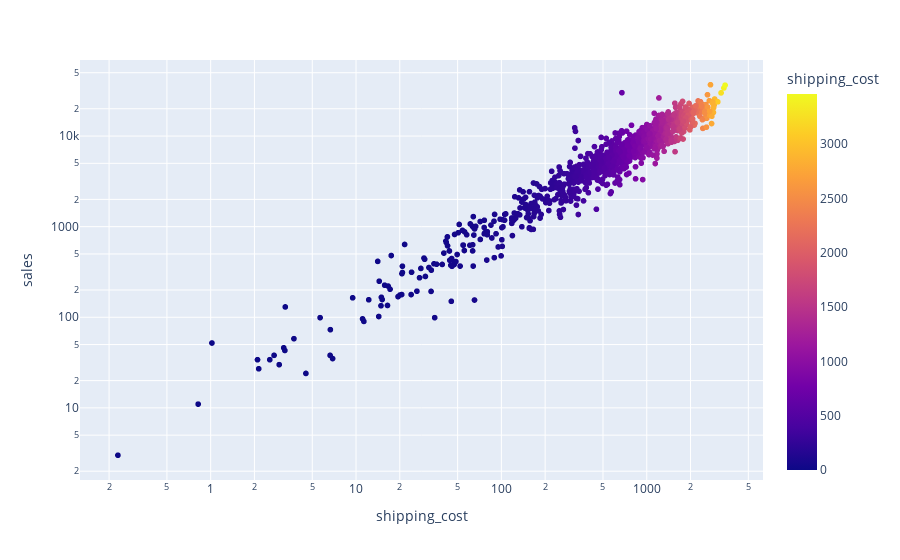

Notebook cell for this chart:
### Code cell
fig = px.scatter(linear_df, x=linear_df[best_feature], y=linear_df['sales'], color=linear_df[best_feature])
fig.update_layout(xaxis_type='log', yaxis_type='log')

### Figure 1 — Plotly figure (JSON) as saved in the notebook; plotly's stock layout.template omitted (floating-point values rounded to 4 significant figures; data arrays with more than 128 entries replaced by an {"elided": "..."} marker saying what was removed)
{"data": [{"hovertemplate": "shipping_cost=%{marker.color}<br>sales=%{y}<extra></extra>", "legendgroup": "", "marker": {"color": {"elided": "1069 float values"}, "coloraxis": "coloraxis", "symbol": "circle"}, "mode": "markers", "name": "", "showlegend": false, "type": "scattergl", "x": {"elided": "1069 float values"}, "xaxis": "x", "y": {"elided": "1069 int values"}, "yaxis": "y"}], "layout": {"coloraxis": {"colorbar": {"title": {"text": "shipping_cost"}}, "colorscale": [[0, "#0d0887"], [0.1111, "#46039f"], [0.2222, "#7201a8"], [0.3333, "#9c179e"], [0.4444, "#bd3786"], [0.5556, "#d8576b"], [0.6667, "#ed7953"], [0.7778, "#fb9f3a"], [0.8889, "#fdca26"], [1, "#f0f921"]]}, "legend": {"tracegroupgap": 0}, "margin": {"t": 60}, "xaxis": {"anchor": "y", "domain": [0, 1], "title": {"text": "shipping_cost"}, "type": "log"}, "yaxis": {"anchor": "x", "domain": [0, 1], "title": {"text": "sales"}, "type": "log"}}}
